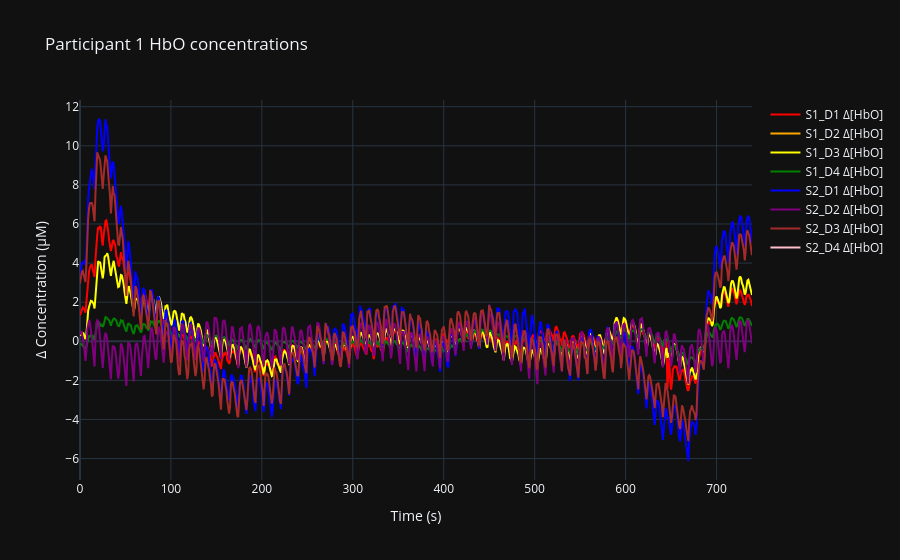
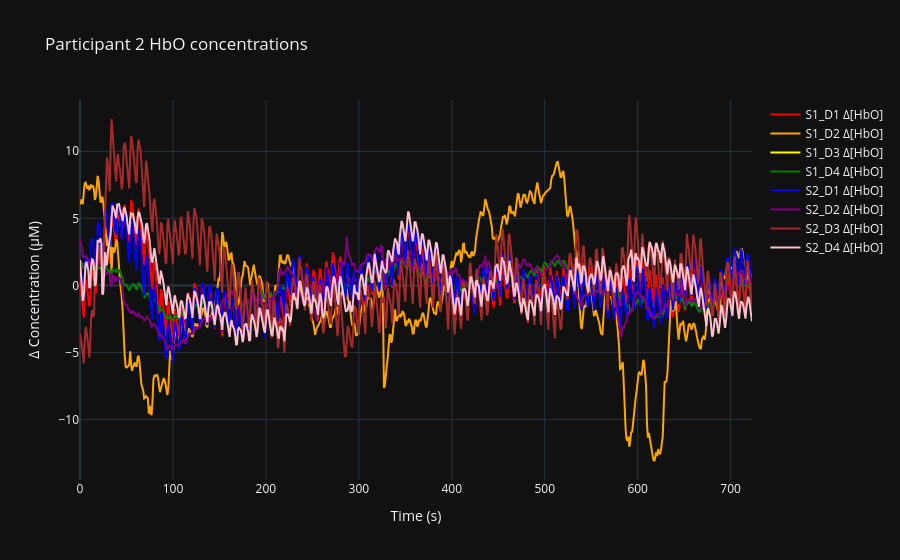
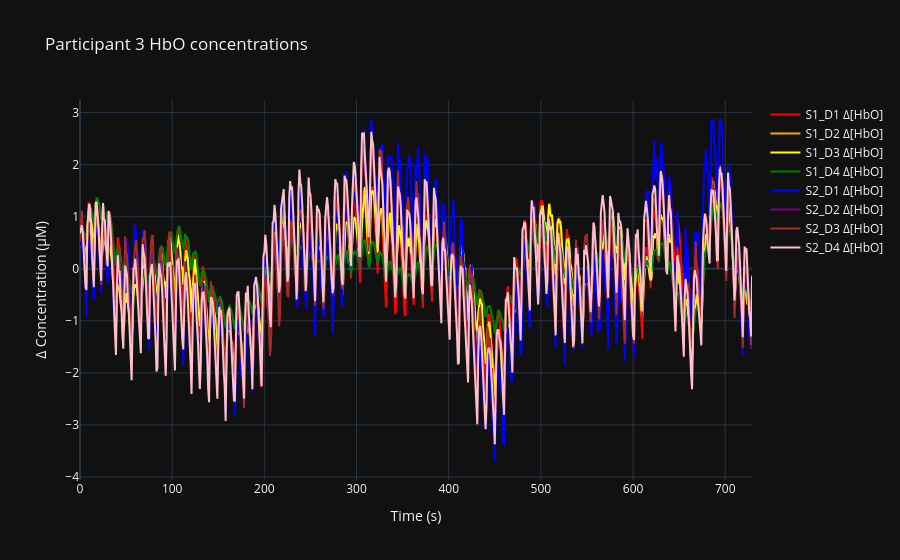
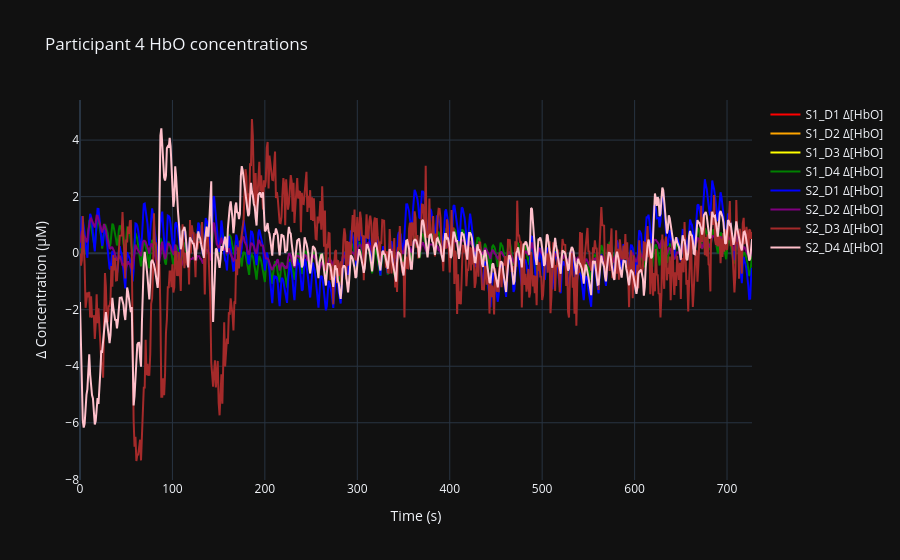

Write notebook code for charts like these, in order.
### Markdown cell above
# Participant HbO Concentrations

Displays the HbO concentrations from every channel in different colours for each participant.

### Code cell
import plotly.graph_objects as go

colours = ["red", "orange", "yellow", "green", "blue", "purple", "brown", "pink"]

for dataset in datasets:
    fig = go.Figure()

    # Generate a set of time values across the whole experiment
    time = np.arange(dataset.stream_df.iloc[-1]["timestamp"])

    # Plot every channel as its own individually coloured line
    for i, name in enumerate(MAPPINGS.keys()):
        fig.add_trace(go.Scatter(
            x=time, y=dataset.stream_df[f"{name} hbo"],
            mode='lines', name=f'{name} Δ[HbO]',
            line=dict(color=colours[i]),
            hovertemplate='Time: %{x:.2f} s<br>Δ[HbO]: %{y:.4f} μM'
        ))
    fig.update_layout(
        title=f'Participant {dataset.subject_id} HbO concentrations',
        xaxis_title='Time (s)',
        yaxis_title='Δ Concentration (μM)',
        hovermode='x unified'
    )
    fig.show()

### Figure 1 — Plotly figure (JSON) as saved in the notebook; plotly's stock layout.template omitted (floating-point values rounded to 4 significant figures; data arrays with more than 128 entries replaced by an {"elided": "..."} marker saying what was removed)
{"data": [{"hovertemplate": "Time: %{x:.2f} s<br>Δ[HbO]: %{y:.4f} μM", "line": {"color": "red"}, "mode": "lines", "name": "S1_D1 Δ[HbO]", "x": {"elided": "740 float values"}, "y": {"elided": "7394 float values"}, "type": "scatter"}, {"hovertemplate": "Time: %{x:.2f} s<br>Δ[HbO]: %{y:.4f} μM", "line": {"color": "orange"}, "mode": "lines", "name": "S1_D2 Δ[HbO]", "x": {"elided": "740 float values"}, "y": {"elided": "7394 float values"}, "type": "scatter"}, {"hovertemplate": "Time: %{x:.2f} s<br>Δ[HbO]: %{y:.4f} μM", "line": {"color": "yellow"}, "mode": "lines", "name": "S1_D3 Δ[HbO]", "x": {"elided": "740 float values"}, "y": {"elided": "7394 float values"}, "type": "scatter"}, {"hovertemplate": "Time: %{x:.2f} s<br>Δ[HbO]: %{y:.4f} μM", "line": {"color": "green"}, "mode": "lines", "name": "S1_D4 Δ[HbO]", "x": {"elided": "740 float values"}, "y": {"elided": "7394 float values"}, "type": "scatter"}, {"hovertemplate": "Time: %{x:.2f} s<br>Δ[HbO]: %{y:.4f} μM", "line": {"color": "blue"}, "mode": "lines", "name": "S2_D1 Δ[HbO]", "x": {"elided": "740 float values"}, "y": {"elided": "7394 float values"}, "type": "scatter"}, {"hovertemplate": "Time: %{x:.2f} s<br>Δ[HbO]: %{y:.4f} μM", "line": {"color": "purple"}, "mode": "lines", "name": "S2_D2 Δ[HbO]", "x": {"elided": "740 float values"}, "y": {"elided": "7394 float values"}, "type": "scatter"}, {"hovertemplate": "Time: %{x:.2f} s<br>Δ[HbO]: %{y:.4f} μM", "line": {"color": "brown"}, "mode": "lines", "name": "S2_D3 Δ[HbO]", "x": {"elided": "740 float values"}, "y": {"elided": "7394 float values"}, "type": "scatter"}, {"hovertemplate": "Time: %{x:.2f} s<br>Δ[HbO]: %{y:.4f} μM", "line": {"color": "pink"}, "mode": "lines", "name": "S2_D4 Δ[HbO]", "x": {"elided": "740 float values"}, "y": {"elided": "7394 float values"}, "type": "scatter"}], "layout": {"title": {"text": "Participant 1 HbO concentrations"}, "xaxis": {"title": {"text": "Time (s)"}}, "yaxis": {"title": {"text": "Δ Concentration (μM)"}}, "hovermode": "x unified"}}

### Figure 2 — Plotly figure (JSON) as saved in the notebook; plotly's stock layout.template omitted (floating-point values rounded to 4 significant figures; data arrays with more than 128 entries replaced by an {"elided": "..."} marker saying what was removed)
{"data": [{"hovertemplate": "Time: %{x:.2f} s<br>Δ[HbO]: %{y:.4f} μM", "line": {"color": "red"}, "mode": "lines", "name": "S1_D1 Δ[HbO]", "x": {"elided": "724 float values"}, "y": {"elided": "7231 float values"}, "type": "scatter"}, {"hovertemplate": "Time: %{x:.2f} s<br>Δ[HbO]: %{y:.4f} μM", "line": {"color": "orange"}, "mode": "lines", "name": "S1_D2 Δ[HbO]", "x": {"elided": "724 float values"}, "y": {"elided": "7231 float values"}, "type": "scatter"}, {"hovertemplate": "Time: %{x:.2f} s<br>Δ[HbO]: %{y:.4f} μM", "line": {"color": "yellow"}, "mode": "lines", "name": "S1_D3 Δ[HbO]", "x": {"elided": "724 float values"}, "y": {"elided": "7231 float values"}, "type": "scatter"}, {"hovertemplate": "Time: %{x:.2f} s<br>Δ[HbO]: %{y:.4f} μM", "line": {"color": "green"}, "mode": "lines", "name": "S1_D4 Δ[HbO]", "x": {"elided": "724 float values"}, "y": {"elided": "7231 float values"}, "type": "scatter"}, {"hovertemplate": "Time: %{x:.2f} s<br>Δ[HbO]: %{y:.4f} μM", "line": {"color": "blue"}, "mode": "lines", "name": "S2_D1 Δ[HbO]", "x": {"elided": "724 float values"}, "y": {"elided": "7231 float values"}, "type": "scatter"}, {"hovertemplate": "Time: %{x:.2f} s<br>Δ[HbO]: %{y:.4f} μM", "line": {"color": "purple"}, "mode": "lines", "name": "S2_D2 Δ[HbO]", "x": {"elided": "724 float values"}, "y": {"elided": "7231 float values"}, "type": "scatter"}, {"hovertemplate": "Time: %{x:.2f} s<br>Δ[HbO]: %{y:.4f} μM", "line": {"color": "brown"}, "mode": "lines", "name": "S2_D3 Δ[HbO]", "x": {"elided": "724 float values"}, "y": {"elided": "7231 float values"}, "type": "scatter"}, {"hovertemplate": "Time: %{x:.2f} s<br>Δ[HbO]: %{y:.4f} μM", "line": {"color": "pink"}, "mode": "lines", "name": "S2_D4 Δ[HbO]", "x": {"elided": "724 float values"}, "y": {"elided": "7231 float values"}, "type": "scatter"}], "layout": {"title": {"text": "Participant 2 HbO concentrations"}, "xaxis": {"title": {"text": "Time (s)"}}, "yaxis": {"title": {"text": "Δ Concentration (μM)"}}, "hovermode": "x unified"}}

### Figure 3 — Plotly figure (JSON) as saved in the notebook; plotly's stock layout.template omitted (floating-point values rounded to 4 significant figures; data arrays with more than 128 entries replaced by an {"elided": "..."} marker saying what was removed)
{"data": [{"hovertemplate": "Time: %{x:.2f} s<br>Δ[HbO]: %{y:.4f} μM", "line": {"color": "red"}, "mode": "lines", "name": "S1_D1 Δ[HbO]", "x": {"elided": "730 float values"}, "y": {"elided": "7296 float values"}, "type": "scatter"}, {"hovertemplate": "Time: %{x:.2f} s<br>Δ[HbO]: %{y:.4f} μM", "line": {"color": "orange"}, "mode": "lines", "name": "S1_D2 Δ[HbO]", "x": {"elided": "730 float values"}, "y": {"elided": "7296 float values"}, "type": "scatter"}, {"hovertemplate": "Time: %{x:.2f} s<br>Δ[HbO]: %{y:.4f} μM", "line": {"color": "yellow"}, "mode": "lines", "name": "S1_D3 Δ[HbO]", "x": {"elided": "730 float values"}, "y": {"elided": "7296 float values"}, "type": "scatter"}, {"hovertemplate": "Time: %{x:.2f} s<br>Δ[HbO]: %{y:.4f} μM", "line": {"color": "green"}, "mode": "lines", "name": "S1_D4 Δ[HbO]", "x": {"elided": "730 float values"}, "y": {"elided": "7296 float values"}, "type": "scatter"}, {"hovertemplate": "Time: %{x:.2f} s<br>Δ[HbO]: %{y:.4f} μM", "line": {"color": "blue"}, "mode": "lines", "name": "S2_D1 Δ[HbO]", "x": {"elided": "730 float values"}, "y": {"elided": "7296 float values"}, "type": "scatter"}, {"hovertemplate": "Time: %{x:.2f} s<br>Δ[HbO]: %{y:.4f} μM", "line": {"color": "purple"}, "mode": "lines", "name": "S2_D2 Δ[HbO]", "x": {"elided": "730 float values"}, "y": {"elided": "7296 float values"}, "type": "scatter"}, {"hovertemplate": "Time: %{x:.2f} s<br>Δ[HbO]: %{y:.4f} μM", "line": {"color": "brown"}, "mode": "lines", "name": "S2_D3 Δ[HbO]", "x": {"elided": "730 float values"}, "y": {"elided": "7296 float values"}, "type": "scatter"}, {"hovertemplate": "Time: %{x:.2f} s<br>Δ[HbO]: %{y:.4f} μM", "line": {"color": "pink"}, "mode": "lines", "name": "S2_D4 Δ[HbO]", "x": {"elided": "730 float values"}, "y": {"elided": "7296 float values"}, "type": "scatter"}], "layout": {"title": {"text": "Participant 3 HbO concentrations"}, "xaxis": {"title": {"text": "Time (s)"}}, "yaxis": {"title": {"text": "Δ Concentration (μM)"}}, "hovermode": "x unified"}}

### Figure 4 — Plotly figure (JSON) as saved in the notebook; plotly's stock layout.template omitted (floating-point values rounded to 4 significant figures; data arrays with more than 128 entries replaced by an {"elided": "..."} marker saying what was removed)
{"data": [{"hovertemplate": "Time: %{x:.2f} s<br>Δ[HbO]: %{y:.4f} μM", "line": {"color": "red"}, "mode": "lines", "name": "S1_D1 Δ[HbO]", "x": {"elided": "728 float values"}, "y": {"elided": "7276 float values"}, "type": "scatter"}, {"hovertemplate": "Time: %{x:.2f} s<br>Δ[HbO]: %{y:.4f} μM", "line": {"color": "orange"}, "mode": "lines", "name": "S1_D2 Δ[HbO]", "x": {"elided": "728 float values"}, "y": {"elided": "7276 float values"}, "type": "scatter"}, {"hovertemplate": "Time: %{x:.2f} s<br>Δ[HbO]: %{y:.4f} μM", "line": {"color": "yellow"}, "mode": "lines", "name": "S1_D3 Δ[HbO]", "x": {"elided": "728 float values"}, "y": {"elided": "7276 float values"}, "type": "scatter"}, {"hovertemplate": "Time: %{x:.2f} s<br>Δ[HbO]: %{y:.4f} μM", "line": {"color": "green"}, "mode": "lines", "name": "S1_D4 Δ[HbO]", "x": {"elided": "728 float values"}, "y": {"elided": "7276 float values"}, "type": "scatter"}, {"hovertemplate": "Time: %{x:.2f} s<br>Δ[HbO]: %{y:.4f} μM", "line": {"color": "blue"}, "mode": "lines", "name": "S2_D1 Δ[HbO]", "x": {"elided": "728 float values"}, "y": {"elided": "7276 float values"}, "type": "scatter"}, {"hovertemplate": "Time: %{x:.2f} s<br>Δ[HbO]: %{y:.4f} μM", "line": {"color": "purple"}, "mode": "lines", "name": "S2_D2 Δ[HbO]", "x": {"elided": "728 float values"}, "y": {"elided": "7276 float values"}, "type": "scatter"}, {"hovertemplate": "Time: %{x:.2f} s<br>Δ[HbO]: %{y:.4f} μM", "line": {"color": "brown"}, "mode": "lines", "name": "S2_D3 Δ[HbO]", "x": {"elided": "728 float values"}, "y": {"elided": "7276 float values"}, "type": "scatter"}, {"hovertemplate": "Time: %{x:.2f} s<br>Δ[HbO]: %{y:.4f} μM", "line": {"color": "pink"}, "mode": "lines", "name": "S2_D4 Δ[HbO]", "x": {"elided": "728 float values"}, "y": {"elided": "7276 float values"}, "type": "scatter"}], "layout": {"title": {"text": "Participant 4 HbO concentrations"}, "xaxis": {"title": {"text": "Time (s)"}}, "yaxis": {"title": {"text": "Δ Concentration (μM)"}}, "hovermode": "x unified"}}
